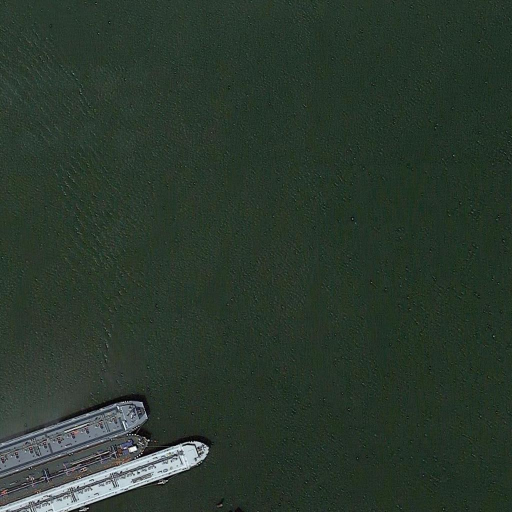
#> input picture data/abnormal/image100.jpg, 1024 x 1024 px (shown at 1/2 size)
$ python -i gradient_calculator.py   (imports and definitions only)   (older library calls are emulated)
#> lines starting #> are read from the running program, lines starting #| are printed output that depends on the picture
#> further down, picture is the input picture: shape (1024, 1024, 3); mean B, G, R 45.7, 56.9, 42.8
import cv2
import numpy as np
import logging
from typing import Tuple, List, Dict, Optional


class GradientCalculator:
    """梯度计算子模块：实现图像梯度计算与特征提取（对应文献2.2节）"""

    def __init__(self,
                 sobel_kernel_size: int = 3,  # Sobel算子核大小
                 magnitude_threshold: float = 10.0,  # 梯度幅值阈值
                 orientation_bins: int = 9,  # HOG方向直方图bin数
                 cell_size: Tuple[int, int] = (8, 8),  # HOG细胞大小
                 block_size: Tuple[int, int] = (16, 16),  # HOG块大小
                 block_stride: Tuple[int, int] = (8, 8)):  # HOG块步长
        """
        初始化梯度计算参数

        Args:
            sobel_kernel_size: Sobel算子核大小，常用3、5、7
            magnitude_threshold: 梯度幅值阈值，低于此值的梯度将被忽略
            orientation_bins: HOG特征的方向直方图bin数
            cell_size: HOG特征的细胞大小（像素）
            block_size: HOG特征的块大小（细胞）
            block_stride: HOG特征的块移动步长（细胞）
        """
        self.sobel_kernel_size = sobel_kernel_size
        self.magnitude_threshold = magnitude_threshold
        self.orientation_bins = orientation_bins
        self.cell_size = cell_size
        self.block_size = block_size
        self.block_stride = block_stride

        self.logger = logging.getLogger(__name__)
        self.logger.info(f"梯度计算模块初始化完成 - HOG参数: "
                         f"bins={orientation_bins}, cell={cell_size}, "
                         f"block={block_size}, stride={block_stride}")

    def compute_gradient(self, image: np.ndarray) -> Tuple[np.ndarray, np.ndarray]:
        """
        计算图像梯度幅值和方向（对应文献公式6-7）

        Args:
            image: 输入图像（单通道灰度图）

        Returns:
            gradient_magnitude: 梯度幅值图像
            gradient_orientation: 梯度方向图像（弧度）
        """
        # 计算x和y方向的梯度
        sobelx = cv2.Sobel(image, cv2.CV_64F, 1, 0, ksize=self.sobel_kernel_size)
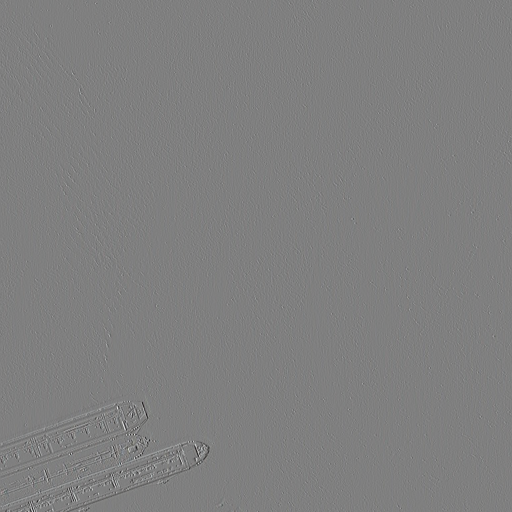
#> sobelx: shape (1024, 1024, 3) float64 (shown at 1/2 size); mean B, G, R -0.1, -0.1, -0.1; drawn with min black and max white
        sobely = cv2.Sobel(image, cv2.CV_64F, 0, 1, ksize=self.sobel_kernel_size)

        # 计算梯度幅值和方向（文献公式6-7）
        magnitude = np.sqrt(sobelx ** 2 + sobely ** 2)
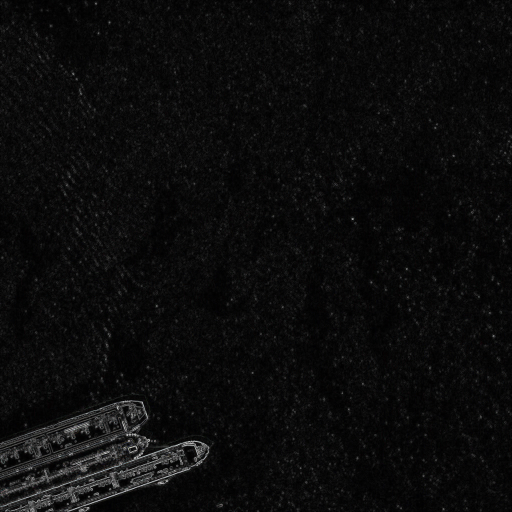
#> magnitude: shape (1024, 1024, 3) float64 (shown at 1/2 size); mean B, G, R 45.7, 45.5, 45.6; drawn with min black and max white
        orientation = np.arctan2(sobely, sobelx)  # 弧度制
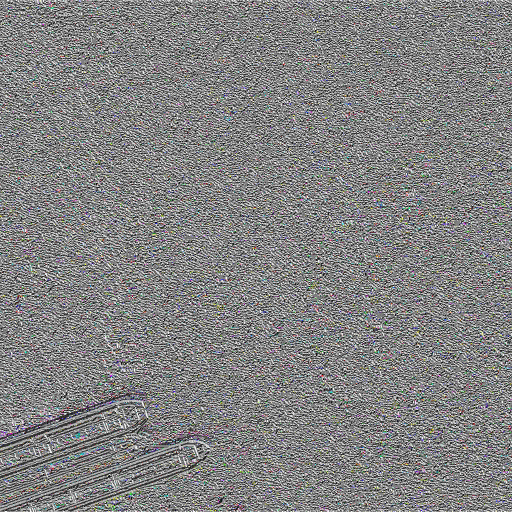
#> orientation: shape (1024, 1024, 3) float64 (shown at 1/2 size); mean B, G, R 0.074, 0.072, 0.0748; drawn with min black and max white

        # 应用阈值过滤微弱梯度
        magnitude[magnitude < self.magnitude_threshold] = 0

        return magnitude, orientation

    def compute_hog_features(self, image: np.ndarray) -> np.ndarray:
        """
        计算图像的HOG（方向梯度直方图）特征（对应文献2.2节）

        Args:
            image: 输入图像（单通道灰度图）

        Returns:
            hog_features: HOG特征向量
        """
        # 计算梯度
        magnitude, orientation = self.compute_gradient(image)

        # 将梯度方向从弧度转换为0-180度（无符号方向）
        orientation_deg = np.degrees(orientation) % 180
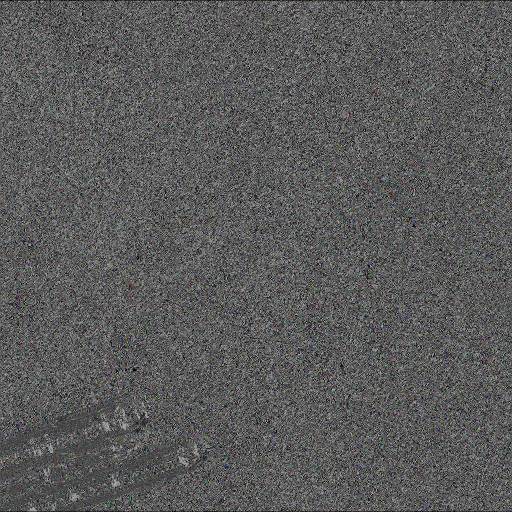
#> orientation_deg: shape (1024, 1024, 3) float64 (shown at 1/2 size); mean B, G, R 90.9, 90.9, 90.8

        # 创建HOG描述符
        hog = cv2.HOGDescriptor(
            _winSize=(image.shape[1] // self.cell_size[1] * self.cell_size[1],
                      image.shape[0] // self.cell_size[0] * self.cell_size[0]),
            _blockSize=(self.block_size[1] * self.cell_size[1],
                        self.block_size[0] * self.cell_size[0]),
            _blockStride=(self.block_stride[1] * self.cell_size[1],
                          self.block_stride[0] * self.cell_size[0]),
            _cellSize=(self.cell_size[1] * self.cell_size[0],
                       self.cell_size[0] * self.cell_size[0]),
            _nbins=self.orientation_bins
        )

        # 计算HOG特征
        hog_features = hog.compute(image)
#> hog_features = 8100 values, max 0.311 at index 983, min 0.0433 at index 2698, mean 0.163

        return hog_features

    def compute_block_gradient(self, image_block: np.ndarray) -> Dict:
        """
        计算单个运动块的梯度特征（对应文献2.2节算法）

        Args:
            image_block: 输入的运动块图像（单通道灰度图）

        Returns:
            包含梯度特征的字典:
            {
                'magnitude': 梯度幅值图像,
                'orientation': 梯度方向图像,
                'hog_features': HOG特征向量,
                'dominant_orientation': 主导方向（度）
            }
        """
        # 计算梯度
        magnitude, orientation = self.compute_gradient(image_block)

        # 计算HOG特征
        hog_features = self.compute_hog_features(image_block)

        # 计算主导方向（对应文献中的主方向计算）
        orientation_hist = np.histogram(
            orientation.flatten(),
            bins=self.orientation_bins,
            range=(0, np.pi)
        )[0]
#> orientation_hist = [192729, 155185, 153157, 169511, 170543, 174309, 184774, 189100, 213919]
        dominant_orientation = np.degrees(np.argmax(orientation_hist) *
                                          (np.pi / self.orientation_bins))
#> dominant_orientation = 160

        return {
            'magnitude': magnitude,
            'orientation': orientation,
            'hog_features': hog_features,
            'dominant_orientation': dominant_orientation
        }

    # [55 lines left out: functions visualize_gradient, _get_color_from_angle, not called in this run]


# 模块测试代码
# [64 lines not run here, left out]

>>> import cv2
>>> picture = cv2.imread('../data/abnormal/image100.jpg')
>>> result = GradientCalculator().compute_block_gradient(picture)
#> result = 4 items

$ run again, on data/abnormal/image101.jpg
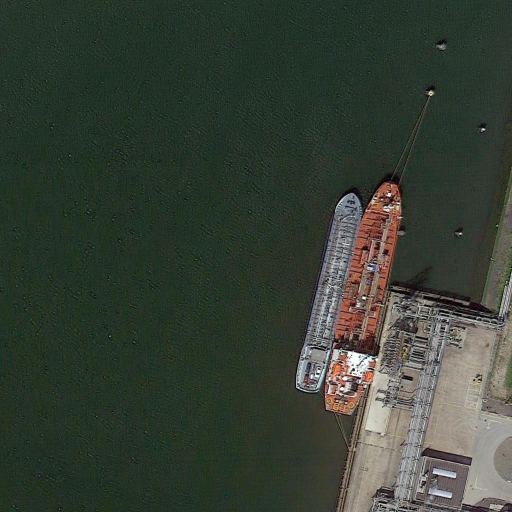
#> input picture data/abnormal/image101.jpg, 1024 x 1024 px (shown at 1/2 size)
#> picture is the input picture: shape (1024, 1024, 3); mean B, G, R 52.7, 63.7, 54.6
#> in compute_gradient, `orientation = np.arctan2(sobely, sobelx)`:
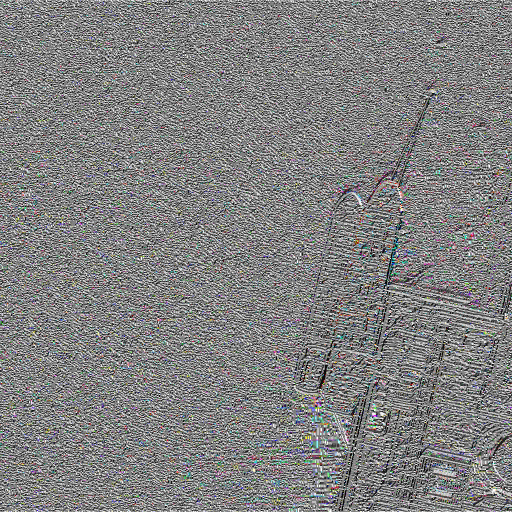
#> orientation: shape (1024, 1024, 3) float64 (shown at 1/2 size); mean B, G, R 0.0364, 0.0351, 0.0385; drawn with min black and max white
#> in compute_hog_features, `orientation_deg = np.degrees(orientation) % 180`:
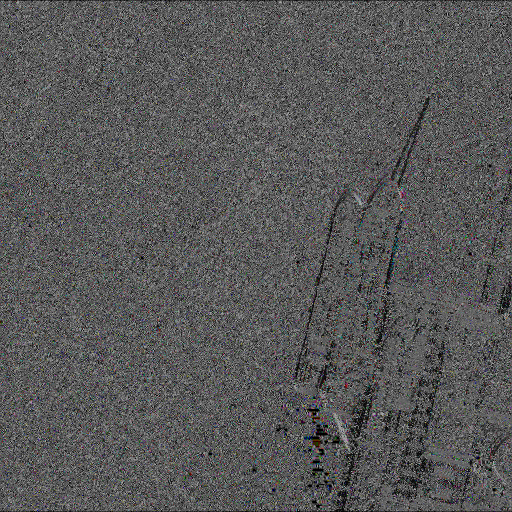
#> orientation_deg: shape (1024, 1024, 3) float64 (shown at 1/2 size); mean B, G, R 88.3, 88.3, 88.4
#> in compute_hog_features, `hog_features = hog.compute(image)`: hog_features = 8100 values, max 0.306 at index 7321, min 0.0217 at index 5304, mean 0.162
#> orientation_hist = [228987, 165377, 152105, 151307, 171802, 174007, 170011, 175899, 216697]
#> dominant_orientation = 0
#> result = 4 items

$ run again, on data/abnormal/image102.jpg
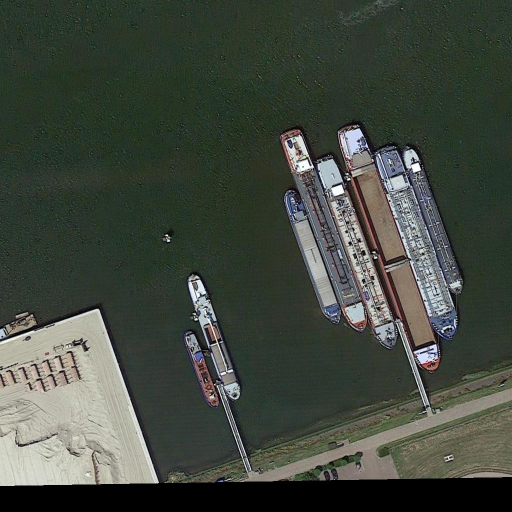
#> input picture data/abnormal/image102.jpg, 1024 x 1024 px (shown at 1/2 size)
#> picture is the input picture: shape (1024, 1024, 3); mean B, G, R 62.9, 72.5, 65.7
#> in compute_gradient, `orientation = np.arctan2(sobely, sobelx)`:
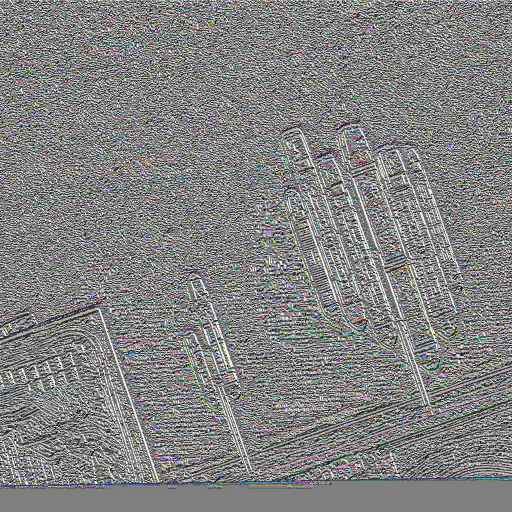
#> orientation: shape (1024, 1024, 3) float64 (shown at 1/2 size); mean B, G, R 0.0859, 0.0818, 0.0848; drawn with min black and max white
#> in compute_hog_features, `orientation_deg = np.degrees(orientation) % 180`:
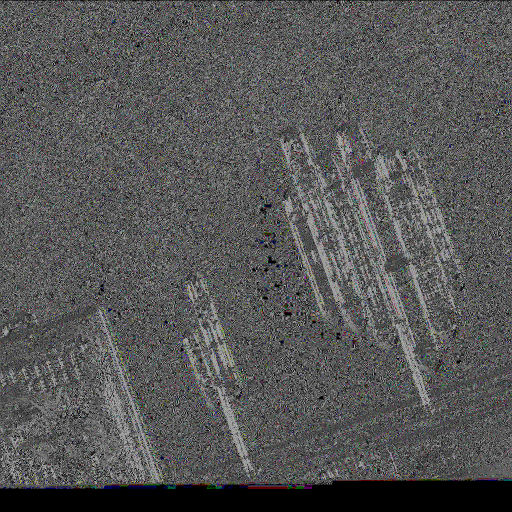
#> orientation_deg: shape (1024, 1024, 3) float64 (shown at 1/2 size); mean B, G, R 86.7, 86.7, 86.7
#> in compute_hog_features, `hog_features = hog.compute(image)`: hog_features = 8100 values, max 0.367 at index 3733, min 0.0035 at index 8091, mean 0.157
#> orientation_hist = [352412, 137936, 148405, 170777, 172325, 156201, 157904, 173489, 213692]
#> dominant_orientation = 0
#> result = 4 items

$ run again, on data/abnormal/image103.jpg
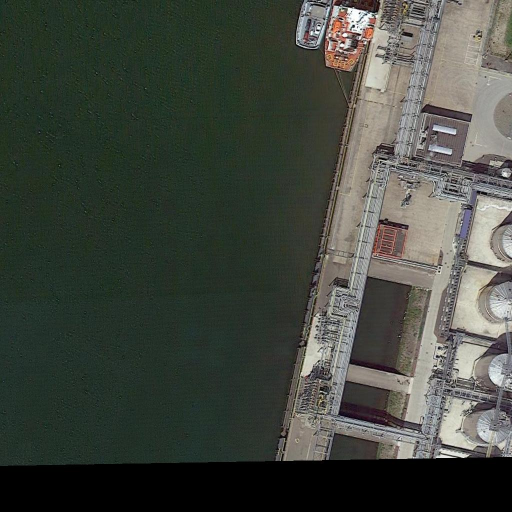
#> input picture data/abnormal/image103.jpg, 1024 x 1024 px (shown at 1/2 size)
#> picture is the input picture: shape (1024, 1024, 3); mean B, G, R 63.2, 71.3, 66.4
#> in compute_gradient, `orientation = np.arctan2(sobely, sobelx)`:
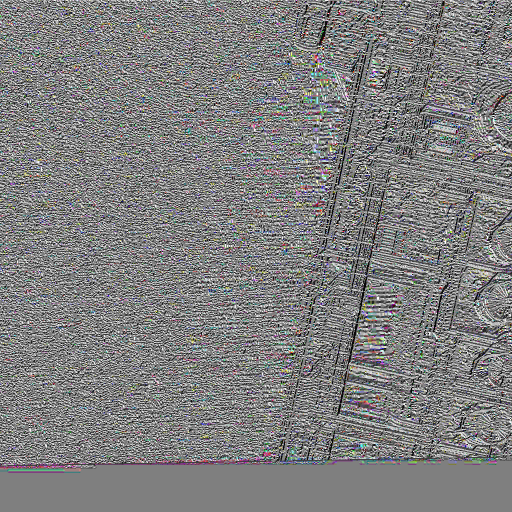
#> orientation: shape (1024, 1024, 3) float64 (shown at 1/2 size); mean B, G, R 0.00641, 0.00182, 0.00466; drawn with min black and max white
#> in compute_hog_features, `orientation_deg = np.degrees(orientation) % 180`:
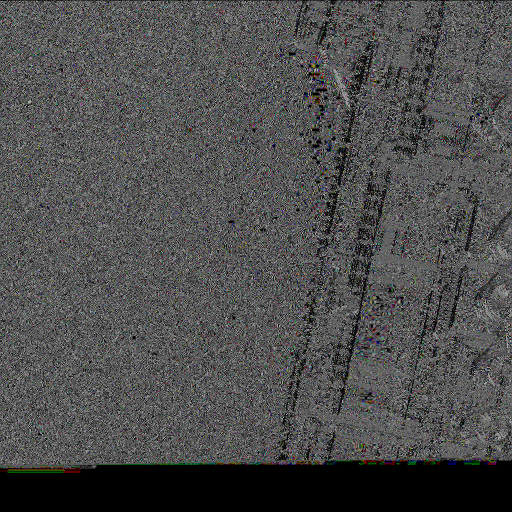
#> orientation_deg: shape (1024, 1024, 3) float64 (shown at 1/2 size); mean B, G, R 78.2, 78.3, 78.3
#> in compute_hog_features, `hog_features = hog.compute(image)`: hog_features = 8100 values, max 0.498 at index 3748, min 0 at index 2135, mean 0.157
#> orientation_hist = [512814, 147973, 141899, 145344, 177284, 163523, 145085, 138788, 178177]
#> dominant_orientation = 0
#> result = 4 items
